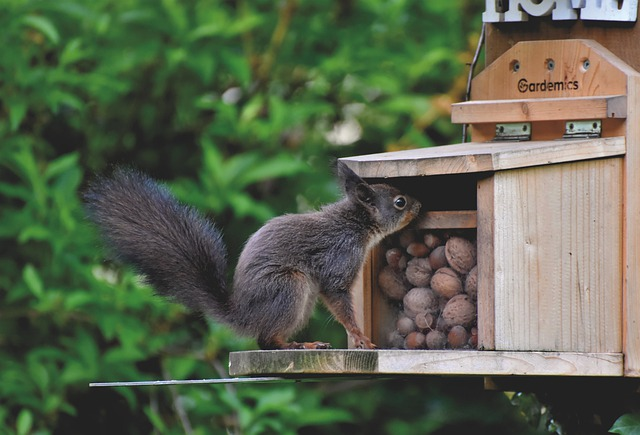
#> input picture tests_and_clients/test-imgs/1.jpg, 640 x 435 px, given in place of the camera
$ python test_direct.py
#> lines starting #> are read from the running program, lines starting #| are printed output that depends on the picture; after the words box and inside, x2 and y2 are one past the last pixel; in counts of white or black regions, pixels touching at a corner belong together
### image_utils.py
"""
Image preprocessing utilities for smart blind-assistance glasses backend.
Handles decoding, resizing, and re-encoding of base64 JPEG images.
"""

import base64
import io
from PIL import Image
from typing import Optional


def decode_base64_image(base64_string: str) -> Image.Image:
    """
    Decode a base64 string to a PIL Image.

    Args:
        base64_string: Base64 encoded JPEG image string

    Returns:
        PIL Image object
    """
    # Remove data URL prefix if present
    if "base64," in base64_string:
        base64_string = base64_string.split("base64,")[1]

    # Decode base64 to bytes
    image_bytes = base64.b64decode(base64_string)

    # Open as PIL Image
    image = Image.open(io.BytesIO(image_bytes))

    # Convert to RGB if necessary (handles RGBA, P, etc.)
    if image.mode != "RGB":
        image = image.convert("RGB")

    return image


def resize_image(image: Image.Image, max_width: int = 800, max_height: int = 600) -> Image.Image:
    """
    Resize image to fit within max dimensions while maintaining aspect ratio.

    Args:
        image: PIL Image object
        max_width: Maximum width in pixels
        max_height: Maximum height in pixels

    Returns:
        Resized PIL Image object
    """
    # Get original dimensions
    width, height = image.size

    # Check if resize is needed
    if width <= max_width and height <= max_height:
        return image

    # Calculate scaling factor
    width_ratio = max_width / width
    height_ratio = max_height / height
    scale_factor = min(width_ratio, height_ratio)

    # Calculate new dimensions
    new_width = int(width * scale_factor)
    new_height = int(height * scale_factor)

    # Resize image with high-quality resampling
    resized_image = image.resize((new_width, new_height), Image.Resampling.LANCZOS)

    return resized_image


def encode_image_to_base64(image: Image.Image, quality: int = 70) -> str:
    """
    Encode a PIL Image to base64 JPEG string.

    Args:
        image: PIL Image object
        quality: JPEG quality (1-100, lower = smaller file)

    Returns:
        Base64 encoded JPEG string (without data URL prefix)
    """
    # Save image to bytes buffer
    buffer = io.BytesIO()
    image.save(buffer, format="JPEG", quality=quality, optimize=True)

    # Encode to base64
    base64_string = base64.b64encode(buffer.getvalue()).decode("utf-8")

    return base64_string


def process_image(base64_image: str, max_width: int = 800, max_height: int = 600, quality: int = 70) -> str:
    """
    Full image processing pipeline: decode → resize → re-encode.

    Args:
        base64_image: Base64 encoded JPEG image string
        max_width: Maximum width for resize
        max_height: Maximum height for resize
        quality: JPEG quality for re-encoding

    Returns:
        Processed base64 encoded JPEG string
    """
    # Decode base64 to PIL Image
    image = decode_base64_image(base64_image)

    # Resize if necessary
    image = resize_image(image, max_width, max_height)

    # Re-encode to base64 JPEG
    processed_base64 = encode_image_to_base64(image, quality)

    return processed_base64


# [19 lines left out: function get_image_size_kb, not called in this run]

### tests_and_clients/test_direct.py
"""
Direct analyzer test script for smart blind-assistance glasses.
Bypasses the server entirely - directly calls analyzer.py with webcam frames.
Useful for testing AI response without running the FastAPI server.
"""

import cv2
import time
import datetime
import io
import asyncio
import base64
import sys
import os
from PIL import Image

# Add backend directory to path for imports
sys.path.append(
    os.path.abspath(os.path.join(os.path.dirname(__file__), "..", "backend"))
)

# Import project modules
from image_utils import process_image
from analyzer import analyze_image_with_vision

# Configuration
DISTANCE = 0.8  # Fake distance for testing (within AI analysis zone: 0.3m - 1.5m)
SEND_INTERVAL = 3  # Seconds between analyzer calls
WINDOW_NAME = "Smart Glasses - Direct Test (No Server)"

# Overlay text settings
FONT = cv2.FONT_HERSHEY_SIMPLEX
FONT_SCALE = 1.2
FONT_COLOR = (0, 255, 255)  # Yellow - distinct from server test (white)
FONT_THICKNESS = 2


def cv2_frame_to_base64(cv2_frame, quality=70):
    """
    Convert an OpenCV frame (numpy array) to a base64 JPEG string.

    Args:
        cv2_frame: OpenCV image (BGR numpy array)
        quality: JPEG quality (1-100)

    Returns:
        Base64 encoded JPEG string (no data URL prefix)
    """
    # Convert BGR (OpenCV) to RGB (PIL)
    rgb_frame = cv2.cvtColor(cv2_frame, cv2.COLOR_BGR2RGB)
    pil_image = Image.fromarray(rgb_frame)

    # Encode to JPEG base64
    buffer = io.BytesIO()
    pil_image.save(buffer, format="JPEG", quality=quality)
    base64_string = base64.b64encode(buffer.getvalue()).decode("utf-8")
    return base64_string


async def analyze_frame(base64_image, distance):
    """
    Call the analyzer directly (same as the server does).

    Args:
        base64_image: Base64 encoded JPEG string
        distance: Distance in meters

    Returns:
        Dictionary with keys: direction, message, obstacle
    """
    # Process image using project's image_utils (resize + compress)
    processed_b64 = process_image(
        base64_image, max_width=800, max_height=600, quality=70
    )

    # Call analyzer directly (this is an async function)
    result = await analyze_image_with_vision(processed_b64, distance)
    return result


def main():
    # Initialize webcam
    cap = cv2.VideoCapture(0)
    if not cap.isOpened():
        print(
            "ERROR: Could not open laptop webcam (index 0). Check camera permissions."
        )
        return

    last_call_time = 0
    current_command = ""
    current_message = ""
    current_obstacle = ""
    current_direction = ""

    print("=" * 60)
    print("Direct Analyzer Test (No Server Needed)")
    print(f"Fake distance: {DISTANCE}m (within AI analysis zone)")
    print(f"Analyzer call interval: {SEND_INTERVAL}s")
    print("Press Q to quit")
    print("=" * 60)

    try:
        while True:
            ret, frame = cap.read()
#> frame is the input picture: shape (435, 640, 3); mean B, G, R 78.8, 101, 91.1
            if not ret:
                print("WARNING: Could not read frame from webcam, retrying...")
                time.sleep(0.1)
                continue

            current_time = time.time()

            # Call analyzer directly every SEND_INTERVAL seconds
            if current_time - last_call_time >= SEND_INTERVAL:
                try:
                    # Convert cv2 frame to base64 JPEG string
                    image_b64 = cv2_frame_to_base64(frame)

                    # Call analyzer asynchronously
                    result = asyncio.run(analyze_frame(image_b64, DISTANCE))
#> result = {'direction': 'STOP', 'obstacle': 'unknown', 'distance': '0.8', 'message': 'Cannot analyze — stop to be safe', 'scene': 'Scene analysis unavailable'}

                    # Extract fields from response
                    current_direction = result.get("direction", "STOP")
#> current_direction = 'STOP'
                    current_message = result.get("message", "")
#> current_message = 'Cannot analyze — stop to be safe'
                    current_obstacle = result.get("obstacle", "unknown")
#> current_obstacle = 'unknown'

                    # Build command string for overlay
                    current_command = current_direction
#> current_command = 'STOP'

                    # Print raw response with timestamp
                    timestamp = datetime.datetime.now().strftime("%Y-%m-%d %H:%M:%S")
                    print(f"\n[{timestamp}] Direct analyzer call:")
                    print(f"  Distance sent: {DISTANCE}m")
                    print(f"  Raw response: {result}")
#|   Raw response: {'direction': 'STOP', 'obstacle': 'unknown', 'distance': '0.8', 'message': 'Cannot analyze — stop to be safe', 'scene': 'Scene analysis unavailable'}
                    print(f"  Direction: {current_direction}")
#|   Direction: STOP
                    print(f"  Message: {current_message}")
#|   Message: Cannot analyze — stop to be safe
                    print(f"  Obstacle: {current_obstacle}")
#|   Obstacle: unknown

                except Exception as e:
                    timestamp = datetime.datetime.now().strftime("%Y-%m-%d %H:%M:%S")
                    print(f"\n[{timestamp}] ANALYZER ERROR: {str(e)}")
                    import traceback

                    traceback.print_exc()
                    current_command = "ERROR"
                    current_message = ""
                    current_obstacle = ""

                last_call_time = current_time

            # Overlay command on live feed
            cv2.putText(
                frame,
                f"Dir: {current_command}",
                (10, 50),
                FONT,
                FONT_SCALE,
                FONT_COLOR,
                FONT_THICKNESS,
            )
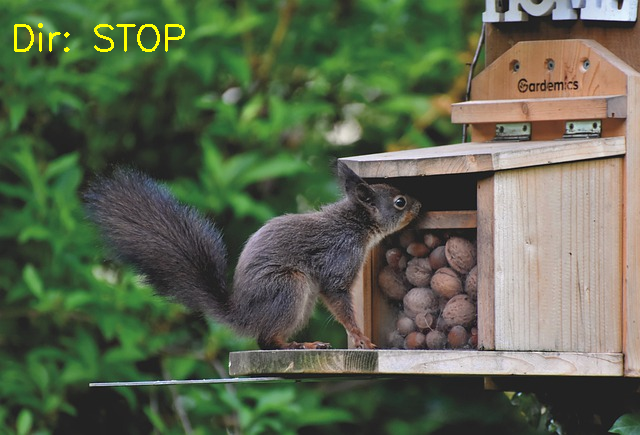
#> frame: shape (435, 640, 3); 0.42% of pixels changed, all inside (x1, y1, x2, y2) = (14, 23, 185, 52)

            # Show live feed
            cv2.imshow(WINDOW_NAME, frame)

            # Press Q to quit
            if cv2.waitKey(1) & 0xFF == ord("q"):
#> (key q is pressed here)
                break

    finally:
        cap.release()
        cv2.destroyAllWindows()
        print("\nDirect test stopped.")


if __name__ == "__main__":
    main()

$ run again, on tests_and_clients/test-imgs/10.jpg
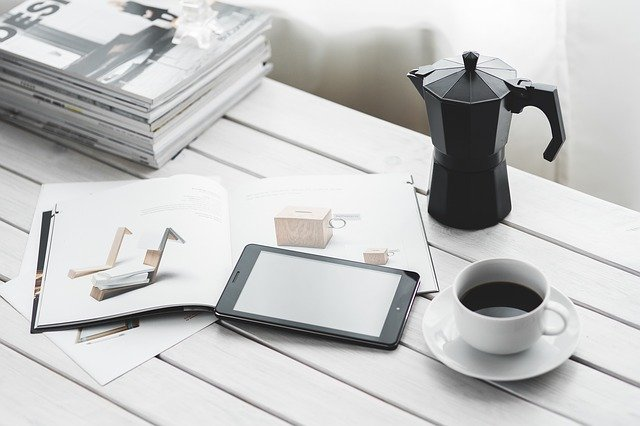
#> input picture tests_and_clients/test-imgs/10.jpg, 640 x 426 px, given in place of the camera
#> in main, frame is the input picture: shape (426, 640, 3); mean B, G, R 195.3, 195.8, 195.3
#> result = {'direction': 'STOP', 'obstacle': 'unknown', 'distance': '0.8', 'message': 'Cannot analyze — stop to be safe', 'scene': 'Scene analysis unavailable'}
#> current_direction = 'STOP'
#> current_message = 'Cannot analyze — stop to be safe'
#> current_obstacle = 'unknown'
#> current_command = 'STOP'
#|   Raw response: {'direction': 'STOP', 'obstacle': 'unknown', 'distance': '0.8', 'message': 'Cannot analyze — stop to be safe', 'scene': 'Scene analysis unavailable'}
#|   Direction: STOP
#|   Message: Cannot analyze — stop to be safe
#|   Obstacle: unknown
#> in main, `cv2.putText( frame, f"Dir: {current_command}", (10, 50), FONT, FONT_SC..`:
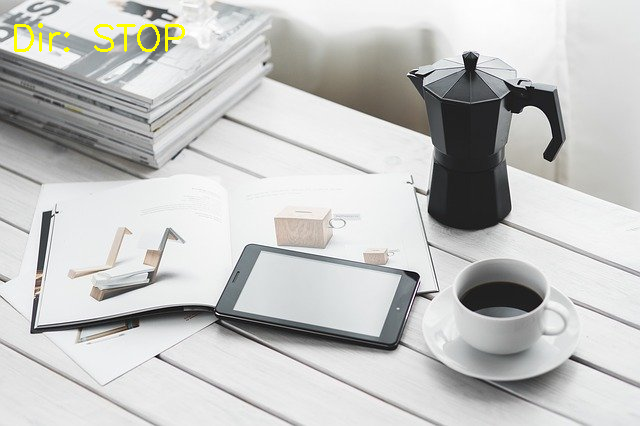
#> frame: shape (426, 640, 3); 0.43% of pixels changed, all inside (x1, y1, x2, y2) = (14, 23, 185, 52)

$ run again, on tests_and_clients/test-imgs/2.jpg
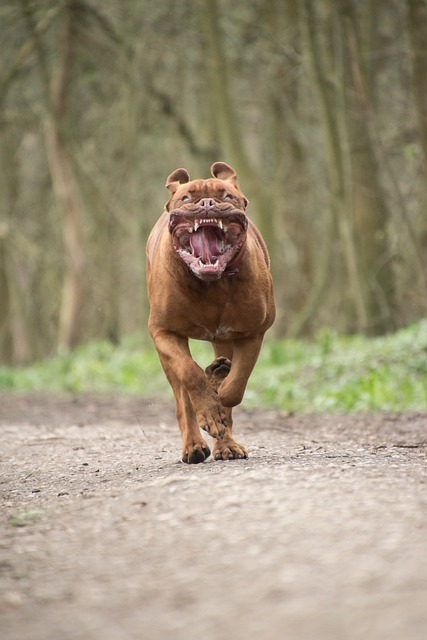
#> input picture tests_and_clients/test-imgs/2.jpg, 427 x 640 px, given in place of the camera
#> in main, frame is the input picture: shape (640, 427, 3); mean B, G, R 121.8, 146.5, 156.9
#> result = {'direction': 'STOP', 'obstacle': 'unknown', 'distance': '0.8', 'message': 'Cannot analyze — stop to be safe', 'scene': 'Scene analysis unavailable'}
#> current_direction = 'STOP'
#> current_message = 'Cannot analyze — stop to be safe'
#> current_obstacle = 'unknown'
#> current_command = 'STOP'
#|   Raw response: {'direction': 'STOP', 'obstacle': 'unknown', 'distance': '0.8', 'message': 'Cannot analyze — stop to be safe', 'scene': 'Scene analysis unavailable'}
#|   Direction: STOP
#|   Message: Cannot analyze — stop to be safe
#|   Obstacle: unknown
#> in main, `cv2.putText( frame, f"Dir: {current_command}", (10, 50), FONT, FONT_SC..`:
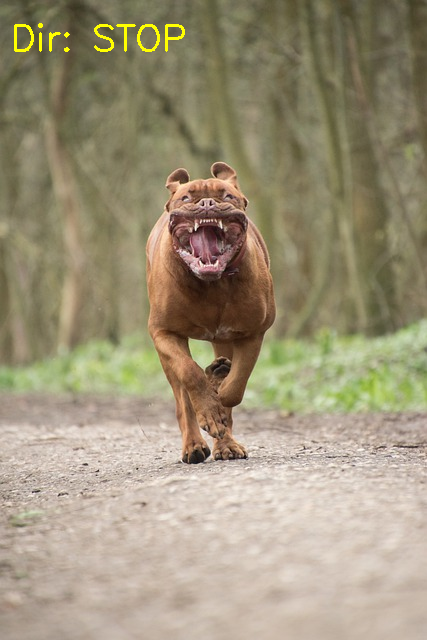
#> frame: shape (640, 427, 3); 0.43% of pixels changed, all inside (x1, y1, x2, y2) = (14, 23, 185, 52)

$ run again, on tests_and_clients/test-imgs/3.jpg
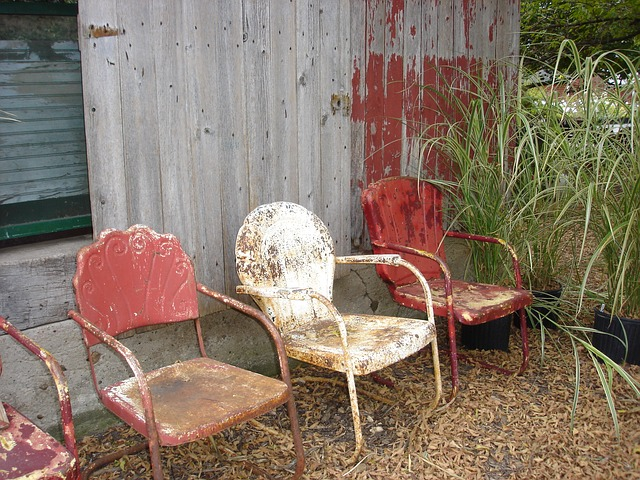
#> input picture tests_and_clients/test-imgs/3.jpg, 640 x 480 px, given in place of the camera
#> in main, frame is the input picture: shape (480, 640, 3); mean B, G, R 102.9, 118.2, 135
#> result = {'direction': 'STOP', 'obstacle': 'unknown', 'distance': '0.8', 'message': 'Cannot analyze — stop to be safe', 'scene': 'Scene analysis unavailable'}
#> current_direction = 'STOP'
#> current_message = 'Cannot analyze — stop to be safe'
#> current_obstacle = 'unknown'
#> current_command = 'STOP'
#|   Raw response: {'direction': 'STOP', 'obstacle': 'unknown', 'distance': '0.8', 'message': 'Cannot analyze — stop to be safe', 'scene': 'Scene analysis unavailable'}
#|   Direction: STOP
#|   Message: Cannot analyze — stop to be safe
#|   Obstacle: unknown
#> in main, `cv2.putText( frame, f"Dir: {current_command}", (10, 50), FONT, FONT_SC..`:
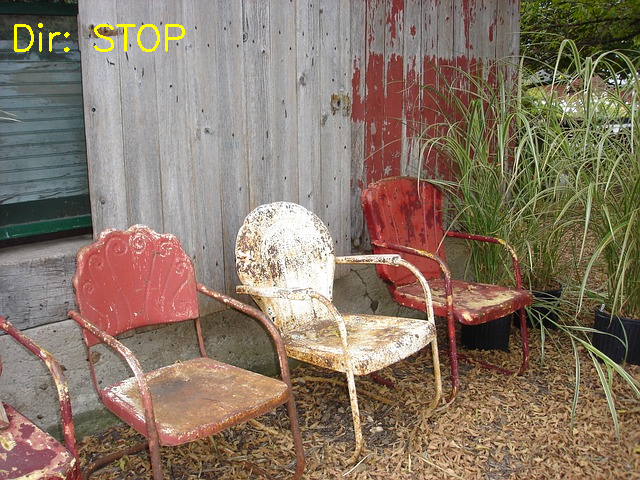
#> frame: shape (480, 640, 3); 0.38% of pixels changed, all inside (x1, y1, x2, y2) = (14, 23, 185, 52)
